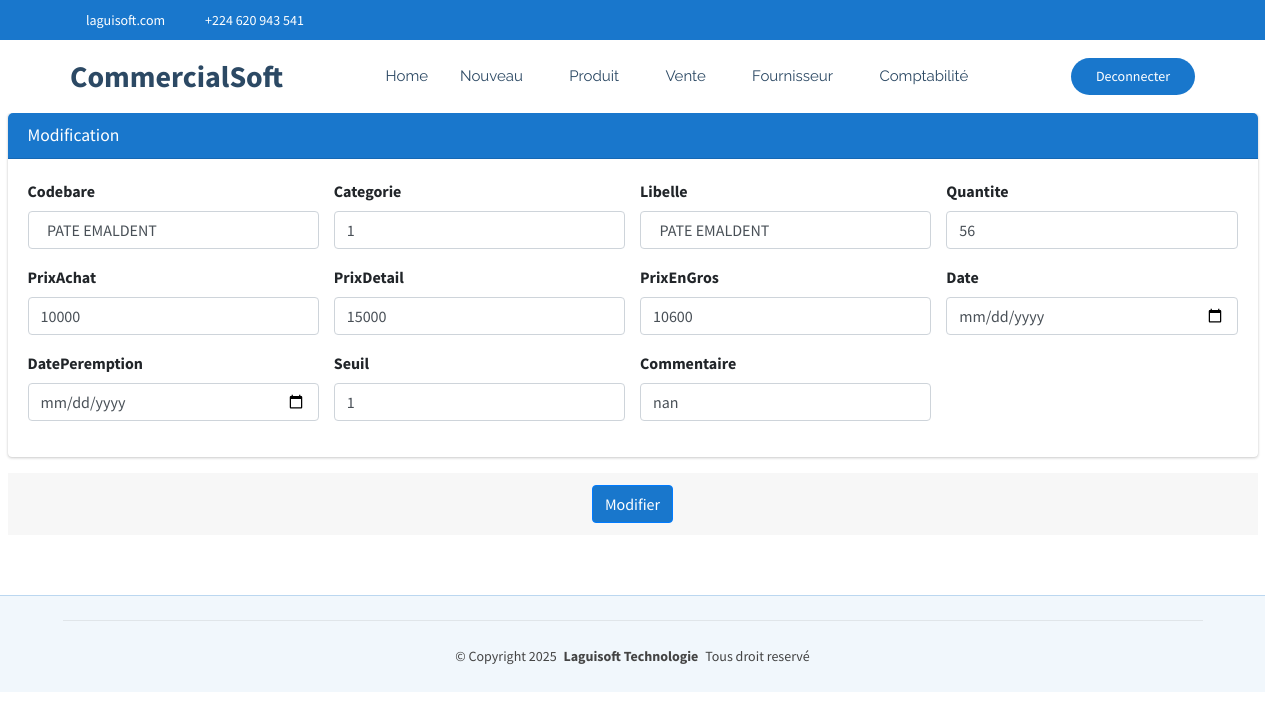
/commerce/produit/modification/2549/ (signed in), run on an earlier commit of the app's database.
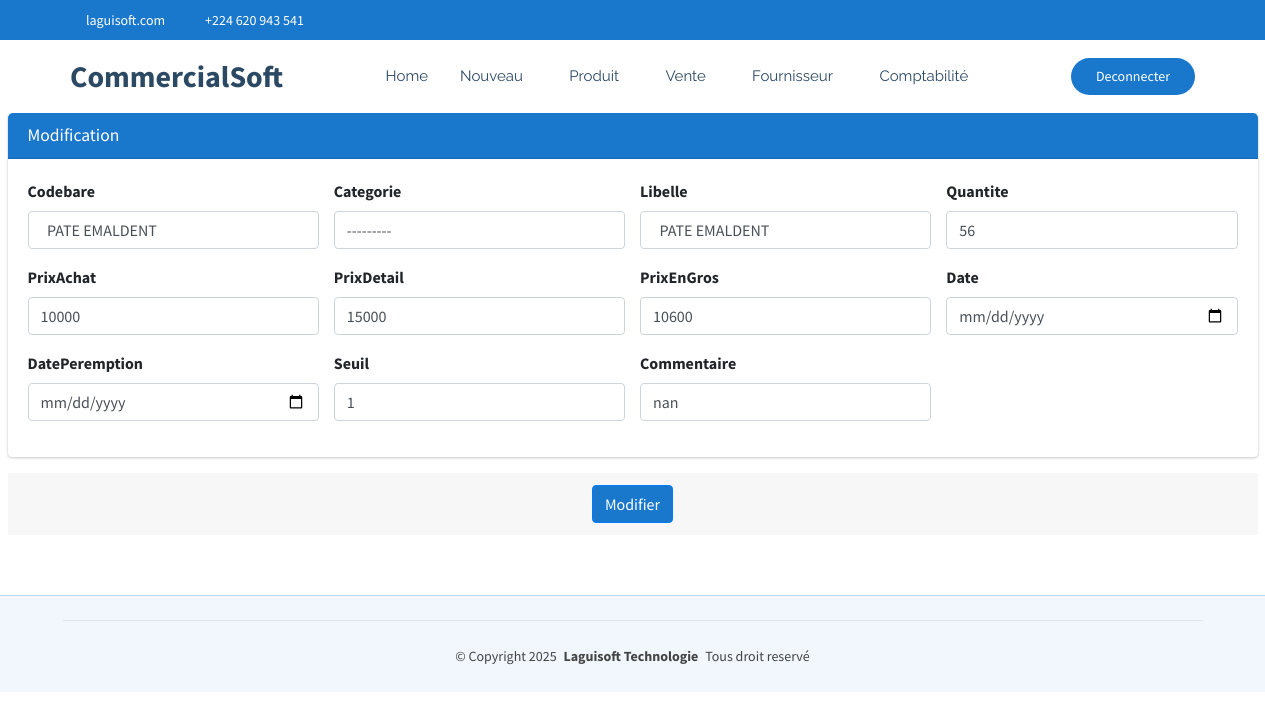
And on a later commit of the database.
### CommercialSoft/models.py (models this page shows, shortened)
class Produit(models.Model):
    codebare=models.CharField(max_length=100, unique=True, null=True, blank=True)
    categorie=models.ForeignKey(Categorie, on_delete=models.SET_NULL, null=True, blank=True)
    libelle=models.CharField(max_length=60, unique=True)
    quantite=models.IntegerField()
    prixAchat=models.DecimalField(max_digits=30, decimal_places=0)
    prixEnGros=models.DecimalField(max_digits=30, decimal_places=0)
    prixDetail=models.DecimalField(max_digits=30, decimal_places=0)
    autrePrix=models.DecimalField(max_digits=30, decimal_places=0, default=0)
    date=models.DateField(default=timezone.now)
    datePeremption=models.DateField(default=timezone.now)
    seuil=models.PositiveIntegerField(default=0)
    commentaire=models.CharField(max_length=60, null=True, blank=True)
    quantiteTotal=models.PositiveBigIntegerField(default=0)

### CommercialSoft/views.py (the view)
# urls.py: path('produit/modification/<int:pk>/', views.produit_edit,name="commerce_produitEdit"),
@login_required
@user_passes_test(est_administrateur, est_gestionnaire)
def produit_edit(request, pk):
    produit = get_object_or_404(Produit, pk=pk)
    if request.method == "POST":
        form = ProduitForm(request.POST, instance=produit)
        if form.is_valid():
            form.save()
            messages.success(request, "Produit mise à jour avec succès!")
            return redirect('commerce_produit')
        else:
            messages.error(request, "Erreur lors de la mise à jour de la produit.")
    else:
        form = ProduitForm(instance=produit)
    return render(request, 'CommercialSoft/modification.html', {'form': form})

### CommercialSoft/forms.py
class ProduitForm(forms.ModelForm):
    class Meta:
        model = Produit
        fields = ['codebare','categorie','libelle','quantite','prixAchat','prixDetail','prixEnGros','date','datePeremption','seuil','commentaire']
        widgets = {
            'codebare': forms.TextInput(attrs={'class': 'form-control'}),
            'categorie': forms.Select(attrs={'class': 'form-control'}),
            'libelle': forms.TextInput(attrs={'class': 'form-control'}),
            'quantite': forms.NumberInput(attrs={'class': 'form-control'}),
            'prixAchat': forms.NumberInput(attrs={'class': 'form-control'}),
            'prixDetail': forms.NumberInput(attrs={'class': 'form-control'}),
            'prixEnGros': forms.NumberInput(attrs={'class': 'form-control'}),
            'date': forms.DateInput(attrs={'class': 'form-control', 'type': 'date','id':'idDateEnregistrement'}),
            'datePeremption': forms.DateInput(attrs={'class': 'form-control', 'type': 'date','id':'idDatePeremption'}),
            'seuil': forms.NumberInput(attrs={'class': 'form-control'}),
            'commentaire': forms.TextInput(attrs={'class': 'form-control'}),
        }

### CommercialSoft/templates/CommercialSoft/modification.html (shortened to what this page needs)
{% extends "CommercialSoft/starter-page.html" %}
{% load static %}
{% block css %}
    <link rel="stylesheet" href="{% static 'autre/plugins/fontawesome-free/css/all.min.css' %}">
    <link rel="stylesheet" href="https://code.ionicframework.com/ionicons/2.0.1/css/ionicons.min.css">
  <link rel="stylesheet" href="{% static 'autre/plugins/sweetalert2-theme-bootstrap-4/bootstrap-4.min.css' %}">
    <link rel="stylesheet" href="{% static 'autre/dist/css/adminlte.min.css' %}">
    <link rel="stylesheet" href="{% static 'autre/plugins/toastr/toastr.min.css' %}">
{% endblock %}
{% block corp %}
<section class="content pt-0">
  <div class="container-fluid">
    <div class="row">
      <div class="col-md-12">
        <div class="card card-primary">
          <div class="card-header">
            <h3 class="card-title">Modification</h3>
          </div>
          <form role="form" action="" class="form-horizontal" method="post">
            <div class="card-body">
              <div class="row justify-content-center">
                  {% for field in form %}
                  <div class="col-md-3">
                      <div class="form-group">
                          <label class="form-label">{{ field.label }}</label>
                          {{ field }}
                      </div>
                  </div>
                  {% if forloop.counter|divisibleby:4 %}
                  </div><div class="row">
                  {% endif %}
                  {% endfor %}
              </div>
            </div>
            </div>
            <div class="card-footer text-center">
              <button type="submit" class="btn btn-primary">Modifier</button>
            </div>
        </div>
      </div>
    </div>
</section>
  {% endblock %}

What changed in the data, as far as the page shows it:
changed Produit "PATE EMALDENT": categorie "1" → "---------"
